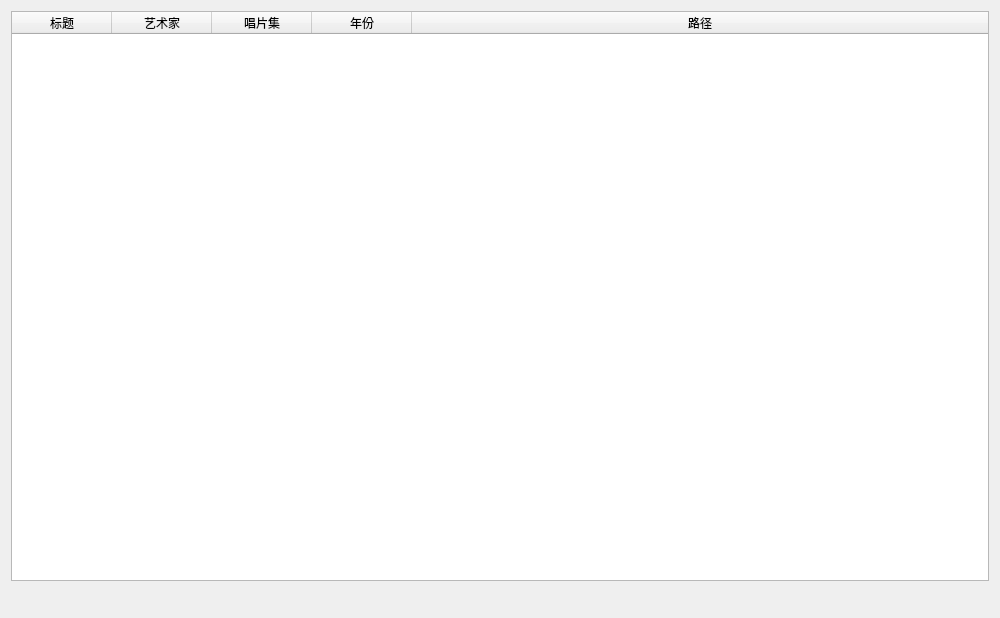
<?xml version="1.0" encoding="UTF-8"?>
<ui version="4.0">
 <class>MusicPlayer</class>
 <widget class="QWidget" name="MusicPlayer">
  <property name="geometry">
   <rect>
    <x>0</x>
    <y>0</y>
    <width>1000</width>
    <height>618</height>
   </rect>
  </property>
  <property name="windowTitle">
   <string>音乐播放器</string>
  </property>
  <layout class="QGridLayout" name="gridLayout">
   <item row="2" column="0">
    <widget class="StandardMediaPlayBar" name="play_bar" native="true"/>
   </item>
   <item row="0" column="0">
    <widget class="TableWidget" name="music_list">
     <property name="editTriggers">
      <set>QAbstractItemView::EditTrigger::NoEditTriggers</set>
     </property>
     <property name="selectionMode">
      <enum>QAbstractItemView::SelectionMode::SingleSelection</enum>
     </property>
     <property name="selectionBehavior">
      <enum>QAbstractItemView::SelectionBehavior::SelectRows</enum>
     </property>
     <property name="columnCount">
      <number>5</number>
     </property>
     <attribute name="horizontalHeaderCascadingSectionResizes">
      <bool>false</bool>
     </attribute>
     <attribute name="horizontalHeaderShowSortIndicator" stdset="0">
      <bool>false</bool>
     </attribute>
     <attribute name="horizontalHeaderStretchLastSection">
      <bool>true</bool>
     </attribute>
     <column>
      <property name="text">
       <string>标题</string>
      </property>
     </column>
     <column>
      <property name="text">
       <string>艺术家</string>
      </property>
     </column>
     <column>
      <property name="text">
       <string>唱片集</string>
      </property>
     </column>
     <column>
      <property name="text">
       <string>年份</string>
      </property>
     </column>
     <column>
      <property name="text">
       <string>路径</string>
      </property>
     </column>
    </widget>
   </item>
   <item row="1" column="0">
    <widget class="QLabel" name="playing_music">
     <property name="text">
      <string/>
     </property>
    </widget>
   </item>
  </layout>
 </widget>
 <customwidgets>
  <customwidget>
   <class>StandardMediaPlayBar</class>
   <extends>QWidget</extends>
   <header>qfluentwidgets.multimedia</header>
   <container>1</container>
  </customwidget>
  <customwidget>
   <class>TableWidget</class>
   <extends>QTableWidget</extends>
   <header>qfluentwidgets</header>
  </customwidget>
 </customwidgets>
 <resources/>
 <connections/>
</ui>
